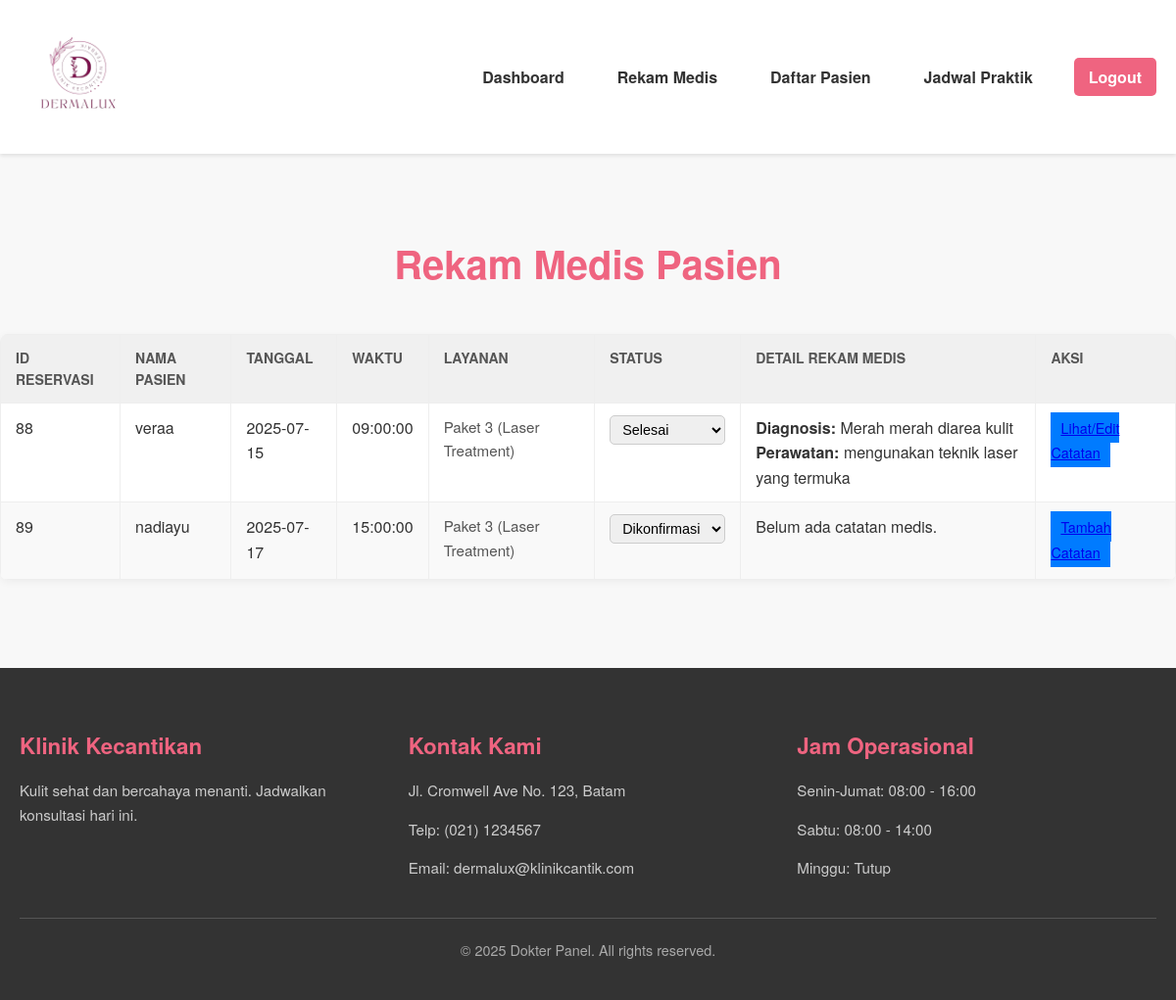
The app's page /dokter/Rekamedis.php with its own data.
### tables this page shows
CREATE TABLE `reservations` (
  `reservation_id` int(11) NOT NULL,
  `customer_id` int(11) DEFAULT NULL,
  `service_id` int(11) DEFAULT NULL,
  `reservation_date` date NOT NULL,
  `reservation_time` time NOT NULL,
  `total_price` decimal(10,2) NOT NULL,
  `status` enum('Pending','Dikonfirmasi','Selesai','Dibatalkan') DEFAULT 'Pending',
  `created_at` timestamp NOT NULL DEFAULT current_timestamp(),
  `doctor_id` int(11) DEFAULT NULL
);

CREATE TABLE `user` (
  `user_id` int(11) NOT NULL,
  `name` varchar(255) NOT NULL,
  `email` varchar(255) NOT NULL,
  `password` varchar(255) NOT NULL,
  `role` enum('pasien','admin','dokter') DEFAULT 'pasien'
);

CREATE TABLE `services` (
  `service_id` int(11) NOT NULL,
  `service_name` varchar(255) NOT NULL,
  `price` decimal(10,2) NOT NULL,
  `image_url` varchar(255) DEFAULT NULL,
  `description` text DEFAULT NULL,
  `duration` varchar(255) DEFAULT NULL,
  `includes` text DEFAULT NULL
);

CREATE TABLE `rekamedis` (
  `record_id` int(11) NOT NULL,
  `reservation_id` int(11) DEFAULT NULL,
  `doctor_id` int(11) DEFAULT NULL,
  `notes` text DEFAULT NULL,
  `diagnosis` text DEFAULT NULL,
  `treatment_details` text DEFAULT NULL,
  `created_at` timestamp NOT NULL DEFAULT current_timestamp(),
  `updated_at` timestamp NOT NULL DEFAULT current_timestamp() ON UPDATE current_timestamp()
);

### dokter/Rekamedis.php (the view, shortened to what this page needs)
<?php
include 'C:/xampp/htdocs/PROJEK-UAS/koneksi/config.php';
$sql_all_reservations = "
    SELECT
        R.reservation_id AS id,
        U.name AS patient_name,
        R.reservation_date,
        R.reservation_time,
        S.service_name AS services,
        R.status,
        MR.notes,
        MR.diagnosis,
        MR.treatment_details
    FROM
        reservations AS R
    JOIN
        user AS U ON R.customer_id = U.user_id
    JOIN
        services AS S ON R.service_id = S.service_id
    LEFT JOIN
        rekamedis AS MR ON R.reservation_id = MR.reservation_id
    WHERE
        R.status IN ('Dikonfirmasi', 'Selesai') -- Hanya tampilkan status Dikonfirmasi dan Selesai
    ORDER BY
        R.reservation_date ASC, R.reservation_time ASC";
$result_all_reservations = $conn->query($sql_all_reservations);
$all_reservations = [];
if ($result_all_reservations === FALSE) {
    echo "Error pada query Semua Reservasi: " . $conn->error;
} else {
    if ($result_all_reservations->num_rows > 0) {
        while ($row = $result_all_reservations->fetch_assoc()) {
            $all_reservations[] = $row;
        }
    }
}
?>
<!DOCTYPE html>
<html lang="id">
<head>
    <link rel="stylesheet" href="style-D.css">
</head>
<body>
    <header>
        <div class="container">
            <div class="logo">
                <img src="../imgs/logo.png" alt="logo">
            </div>
            <nav>
                <ul>
                    <li><a href="Dasboard-D.php">Dashboard</a></li>
                    <li><a href="Rekamedis.php">Rekam Medis</a></li>
                    <li><a href="Daftarpasien.php">Daftar Pasien</a></li>
                    <li><a href="jadwal.php">Jadwal Praktik</a></li>
                    <li><a href="logout.php" class="login-btn">Logout</a></li>
                </ul>
            </nav>
        </div>
    </header>
    <main class="container main-content">
        <h1 class="section-title">Rekam Medis Pasien</h1>
        <section class="all-reservations-section">
            <table class="data-table">
                <thead>
                    <tr>
                        <th>ID Reservasi</th>
                        <th>Nama Pasien</th>
                        <th>Tanggal</th>
                        <th>Waktu</th>
                        <th>Layanan</th>
                        <th>Status</th>
                        <th>Detail Rekam Medis</th>
                        <th>Aksi</th>
                    </tr>
                </thead>
                <tbody>
                    <?php if (!empty($all_reservations)): ?>
                        <?php foreach ($all_reservations as $record): ?>
                            <tr>
                                <td data-label="ID Reservasi"><?php echo htmlspecialchars($record['id']); ?></td>
                                <td data-label="Nama Pasien"><?php echo htmlspecialchars($record['patient_name']); ?></td>
                                <td data-label="Tanggal"><?php echo htmlspecialchars($record['reservation_date']); ?></td>
                                <td data-label="Waktu"><?php echo htmlspecialchars($record['reservation_time']); ?></td>
                                <td data-label="Layanan">
                                    <ul class="item-list">
                                        <li><?php echo htmlspecialchars($record['services']); ?></li>
                                    </ul>
                                </td>
                                <td data-label="Status">
                                    <form method="POST" action="Rekamedis.php" class="status-form">
                                        <select name="new_status" onchange="this.form.submit()">
                                            <option value="Dikonfirmasi" <?php echo ($record['status'] == 'Dikonfirmasi') ? 'selected' : ''; ?>>Dikonfirmasi</option>
                                            <option value="Selesai" <?php echo ($record['status'] == 'Selesai') ? 'selected' : ''; ?>>Selesai</option>
                                        </select>
                                    </form>
                                </td>
                                <td data-label="Detail Rekam Medis">
                                    <?php if ($record['status'] == 'Selesai' || $record['status'] == 'Dikonfirmasi'): ?>
                                        <?php if (!empty($record['diagnosis'])): ?>
                                            <strong>Diagnosis:</strong> <?php echo htmlspecialchars($record['diagnosis']); ?><br>
                                        <?php endif; ?>
                                        <?php if (!empty($record['treatment_details'])): ?>
                                            <strong>Perawatan:</strong> <?php echo htmlspecialchars($record['treatment_details']); ?><br>
                                        <?php endif; ?>
                                        <?php if (empty($record['diagnosis']) && empty($record['treatment_details']) && empty($record['notes'])): ?>
                                            Belum ada catatan medis.
                                        <?php endif; ?>
                                    <?php else: ?>
                                        <span style="color: #888;">(Reservasi belum siap)</span>
                                    <?php endif; ?>
                                </td>
                                <td data-label="Aksi">
                                    <?php if ($record['status'] === 'Selesai' || $record['status'] === 'Dikonfirmasi'): ?>
                                        <a href="Rekamedis.php?action=view_record&reservation_id=<?php echo htmlspecialchars($record['id']); ?>" class="btn" style="padding: 5px 10px; font-size: 0.9em; background-color: #007bff;">
                                            <?php echo ($record['notes'] || $record['diagnosis'] || $record['treatment_details']) ? 'Lihat/Edit Catatan' : 'Tambah Catatan'; ?>
                                        </a>
                                    <?php else: ?>
                                        <span style="color: #888;">(Aksi tidak tersedia)</span>
                                    <?php endif; ?>
                                </td>
                            </tr>
                        <?php endforeach; ?>
                    <?php else: ?>
                        <tr>
                            <td colspan="8" class="empty-status-message">Tidak ada reservasi atau rekam medis yang ditemukan.</td>
                        </tr>
                    <?php endif; ?>
                </tbody>
            </table>
        </section>
    </main>
    <footer class="main-footer">
        <div class="footer-container">
            <div class="footer-grid">
                <div class="footer-section">
                    <h3 class="section-title">Klinik Kecantikan</h3>
                    <p class="section-text">Kulit sehat dan bercahaya menanti. Jadwalkan konsultasi hari ini.</p>
                </div>
                <div class="footer-section">
                    <h3 class="section-title">Kontak Kami</h3>
                    <p class="section-text">Jl. Cromwell Ave No. 123, Batam</p>
                    <p class="section-text">Telp: (021) 1234567</p>
                    <p class="section-text">Email: dermalux@klinikcantik.com</p>
                </div>
                <div class="footer-section">
                    <h3 class="section-title">Jam Operasional</h3>
                    <p class="section-text">Senin-Jumat: 08:00 - 16:00</p>
                    <p class="section-text">Sabtu: 08:00 - 14:00</p>
                    <p class="section-text">Minggu: Tutup</p>
                </div>
            </div>
            <div class="footer-copyright">
                &copy; 2025 Dokter Panel. All rights reserved.
            </div>
        </div>
    </footer>
</body>
</html>

### dokter/style-D.css (style rules this page uses)
body { font-family: 'Helvetica Neue', Helvetica, Arial, sans-serif; margin: 0; padding: 0; line-height: 1.6; background-color: #f8f8f8; color: #333; padding-top: 170px; }
.container { max-width: 1200px; margin: 0 auto; padding: 0 20px; }
header { background-color: #fff; padding: 15px 0; box-shadow: 0 2px 4px rgba(0, 0, 0, 0.1); position: fixed; width: 100%; top: 0; left: 0; z-index: 1000; }
header .container { display: flex; justify-content: space-between; align-items: center; }
.logo img { max-height: 120px; width: auto; border-radius: 8px; }
nav ul { list-style: none; margin: 0; padding: 0; display: flex; align-items: center; }
nav ul li { margin-left: 30px; }
nav ul li a { text-decoration: none; color: #333; font-weight: bold; transition: color 0.3s ease; border-radius: 8px; padding: 8px 12px; }
.login-btn { background-color: #ef6480; color: #fff !important; padding: 8px 15px; border-radius: 5px; transition: background-color 0.3s ease; }
.main-content { padding: 40px 0; }
.section-title { font-size: 2.5em; color: #ef6480; margin-bottom: 40px; text-align: center; }
.status-table, .data-table { width: 100%; border-collapse: collapse; margin-top: 20px; background-color: #fff; border-radius: 8px; overflow: hidden; box-shadow: 0 2px 8px rgba(0, 0, 0, 0.05); }
.status-table th, .status-table td, .data-table th, .data-table td { border: 1px solid #eee; padding: 12px 15px; text-align: left; vertical-align: top; }
.status-table th, .data-table th { background-color: #f0f0f0; color: #555; font-size: 14px; text-transform: uppercase; }
.status-table tbody tr:nth-child(even), .data-table tbody tr:nth-child(even) { background-color: #f9f9f9; }
.item-list { list-style: none; padding: 0; margin: 0; font-size: 0.95em; color: #555; }
.item-list li { margin-bottom: 5px; }
.main-footer { background-color: #333; color: #fff; padding: 40px 0; margin-top: 50px; }
.footer-container { max-width: 1200px; margin: 0 auto; padding: 0 20px; }
.footer-grid { display: grid; grid-template-columns: repeat(auto-fit, minmax(250px, 1fr)); gap: 30px; border-bottom: 1px solid #555; padding-bottom: 30px; margin-bottom: 20px; text-align: left; }
.footer-section { text-align: left; }
.footer-section .section-title { font-size: 1.4em; color: #ef6480; margin-bottom: 15px; text-align: left; }
.footer-section .section-text { font-size: 0.95em; line-height: 1.6; color: #ccc; margin-bottom: 8px; text-align: left; }
.footer-copyright { text-align: center; font-size: 0.9em; color: #aaa; }
.status-form { display: flex; align-items: center; gap: 5px; }
.status-form select { padding: 5px 8px; border-radius: 5px; border: 1px solid #ccc; font-size: 0.9em; }

### records on screen
reservations: reservation_id "88", customer.name "veraa", reservation_date "2025-07-15", reservation_time "09:00:00", service.service_name "Paket 3 (Laser Treatment)", new_status "Selesai", rekamedis.diagnosis "Merah merah diarea kulit", rekamedis.treatment_details "mengunakan teknik laser yang termuka", shows "Lihat/Edit Catatan"
reservations: reservation_id "89", customer.name "nadiayu", reservation_date "2025-07-17", reservation_time "15:00:00", service.service_name "Paket 3 (Laser Treatment)", new_status "Dikonfirmasi", shows "Belum ada catatan medis.", shows "Tambah Catatan"
